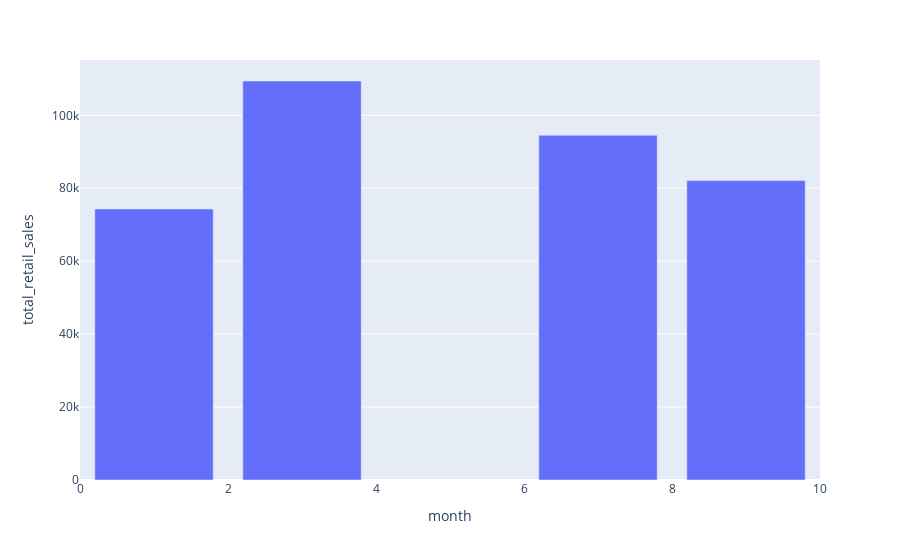

The notebook cell saved with this chart:
### Code cell
import plotly.express as px

fig = px.bar(df, x = 'month', y = 'total_retail_sales')
fig.show()

### Figure 1 — Plotly figure (JSON) as saved in the notebook; plotly's stock layout.template omitted (floating-point values rounded to 4 significant figures)
{"data": [{"alignmentgroup": "True", "hovertemplate": "month=%{x}<br>total_retail_sales=%{y}<extra></extra>", "legendgroup": "", "marker": {"color": "#636efa", "pattern": {"shape": ""}}, "name": "", "offsetgroup": "", "orientation": "v", "showlegend": false, "textposition": "auto", "type": "bar", "x": [1, 7, 3, 9], "xaxis": "x", "y": [74320.0, 94540.0, 109400.0, 82110.0], "yaxis": "y"}], "layout": {"barmode": "relative", "legend": {"tracegroupgap": 0}, "margin": {"t": 60}, "xaxis": {"anchor": "y", "domain": [0, 1], "title": {"text": "month"}}, "yaxis": {"anchor": "x", "domain": [0, 1], "title": {"text": "total_retail_sales"}}}}
